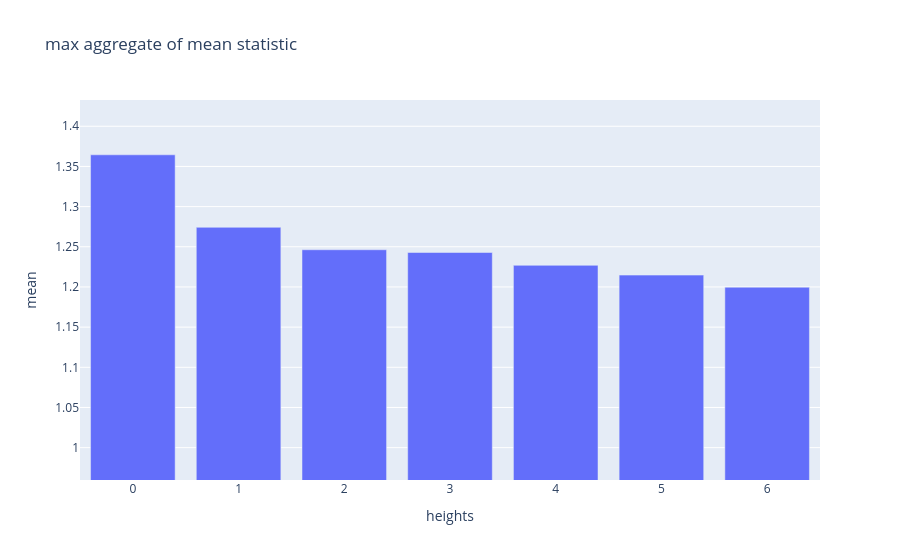

Notebook code cell kept with this figure:
### Code cell
plots.plot_aggregate_statistics(mon_aggs['mean', 'max'])

### Figure 1 — Plotly figure (JSON) as saved in the notebook; plotly's stock layout.template omitted (floating-point values rounded to 4 significant figures)
{"data": [{"type": "bar", "y": [1.364, 1.274, 1.246, 1.243, 1.227, 1.215, 1.2]}], "layout": {"title": {"text": "max aggregate of mean statistic "}, "xaxis": {"title": {"text": "heights"}}, "yaxis": {"range": [0.9597, 1.433], "title": {"text": "mean"}}}}
